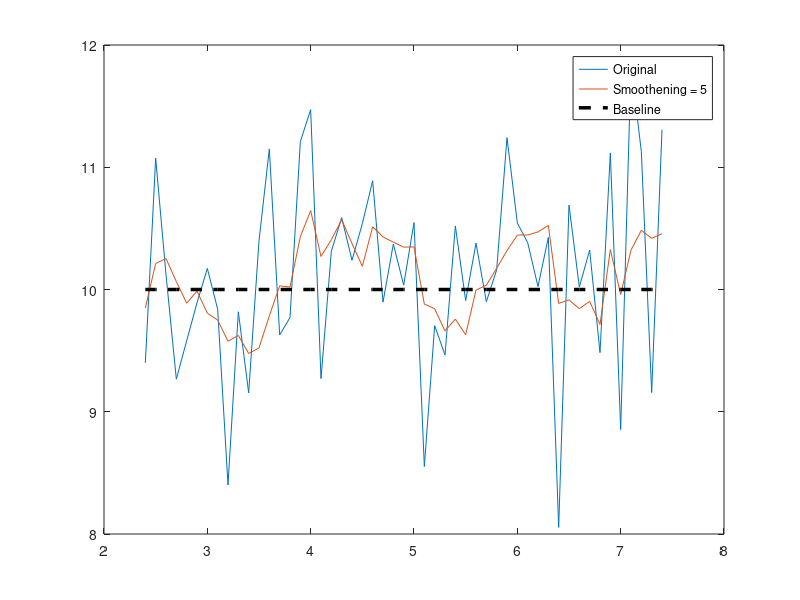
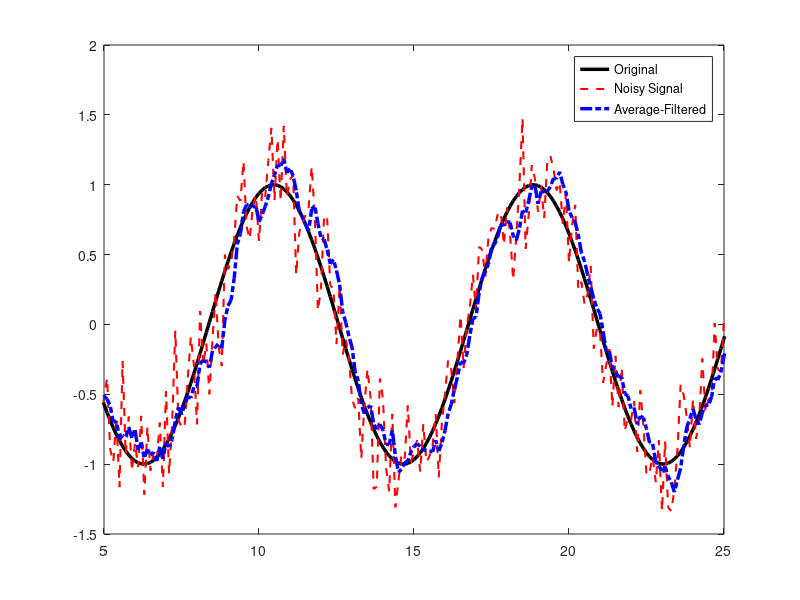

Source code (MATLAB) for these figures, in order: (Note: this script raises an error after producing the figures.)
% % % % % % % % % % % % % % % % % % % % % % % % % % % % % % % % % % % % % 
% RISE HIGH Data Science: Signal Processing Tutorial (Octave)
%
% Path to '.../audioFunctions/' must be added [addpath('.../audioFunctions/')]
%
% Authors: Jason T. Smith, Chris Wiedeman & Robert Culibrk (RPI)
% Spring 2020 - **THIS VERSION FOR EA USE**
% % % % % % % % % % % % % % % % % % % % % % % % % % % % % % % % % % % % %

%% Sampling

% % Load Octave's "statistics" & "signal" packages
pkg load statistics 
pkg load signal 

% % % % % % % % % % % % % % % % % % % % % % % % % % % % % % % % % % % % % % % %
% SAMPLING RATE ** Insert Rob's part **


% % % % % % % % % % % % % % % % % % % % % % % % % % % % % % % % % % % % % % % %

%% Noise Filtering - **ROLLING AVERAGE FILTER**

t = (0:.1:10); % 101 values between [0,10]
data = normrnd(10,.75,[size(t) 1]); % y-values w/ noise (centered around 10)

% Rolling average with filter length = 5;
f = 1/5*ones(5,1);
dataFiltered = filter(f,1,data); % Apply filter with 'filter()' function

% Plot overlay of rolling average filter (length = 5)
figure; plot(t(25:75), data(25:75));
hold on; plot(t(25:75), dataFiltered(25:75));
hold on; plot(t(25:75), ones(size(t(25:75))).*10, '--k', 'LineWidth', 2.5);
ylim([8 12]);
legend('Original','Smoothening = 5', 'Baseline');

%% % % % % % % Problem #2: % % % % % % 
% - What happens to the noisy data when the length of the filter increases?
% - Do you think there is an upper limit to how long an average filter should be?
% If so, why?
% - Plot the data with a filter of length 20. Explain what you see in words.

%% Waveform Filtering - **ROLLING AVERAGE FILTER**

x1 = (0:.1:30); % 301 values between [0,10]
yN = normrnd(0,.25,[size(x1) 1]); % Random noise
freq = .75;
y1 = sin(x1.*freq); %
y1N = y1+yN;
figure; plot(x1(25:end-25),y1(25:end-25), '-k', 'LineWidth', 2.5);
hold on;
plot(x1(25:end-25),y1N(25:end-25), '--r', 'LineWidth', 1.5);
f = 1/5*ones(5,1);
out1 = filter(f,1,y1N);
hold on; plot(x1(25:end-25),out1(25:end-25), '-.b', 'LineWidth', 2.5);
legend('Original','Noisy Signal','Average-Filtered');
xlim([5 25]);

% % % % % % % % % % % % % % % % % % % % % % % % % % % % % % % % % % % % %

% Placeholder of sorts. This section is an example of using the above concept
% for biosignal data (NIH, open source). We should discuss how to bring biosignals
% into this in the most engaging way and when in the module it should be done.

load 'bioData'

f = 1/5*ones(5,1);
out1 = filter(f,1,val);
f = 1/10*ones(10,1);
out2 = filter(f,1,val);

figure; plot((25:1025), val(25:1025), 'LineWidth', 2.5);
hold on; plot((25:1025), out1(25:1025), '--', 'LineWidth', 2.5);
hold on; plot((25:1025), out2(25:1025), '-.', 'LineWidth', 2.5);
legend('Original','Filter (length = 5)', 'Filter (length = 10)');
xlim([25 1000])
ylabel('intensity')

##% Filtering a noisy sinusoid
##x1 = (0:.1:30); % 301 values between [0,10]
##yN = normrnd(0,.25,[size(x1) 1]); % Random noise
##freq = .75;
##y1 = sin(x1.*freq); %
##y1N = y1+yN;
##figure; plot(x1(25:end-25),y1(25:end-25), '-k', 'LineWidth', 2.5);
##hold on;
##plot(x1(25:end-25),y1N(25:end-25), '--r', 'LineWidth', 1.5);
##f = 1/5*ones(5,1);
##out1 = filter(f,1,y1N);
##hold on; plot(x1(25:end-25),out1(25:end-25), '-.b', 'LineWidth', 2.5);
##legend('Original','Noisy Signal','Average-Filtered');
##xlim([5 25]);


% % % % % % % % % % % % % % % % % % % % % % % % % % % % % % % % % % % % %
% Filtering Signals Part #2: Waves

% Example: Single sinusoid

fs = 20000;
t = 0:1/fs:5-1/fs;

freq1 = 10;
signal1 = sin(freq1*(2*pi)*t);
signalTotal = signal1;
figure; plot(t,signal1,'r','LineWidth', 1.5);
xlim([0 1])

freq = fft(signalTotal); % Go from sinusoid to frequency!
n = length(freq);
f = linspace(0,fs-1/n,n);
figure()
plot(f(1:end/2+1),abs(freq(1:end/2+1)), 'k', 'LineWidth', 2.5)
axis([0 25]);
title('Frequency Domain of Audio');
xlabel('Frequency(Hz)');
ylabel('Relative Amplitude');

% % % % % % % % Contribution example % % % % % % % % %

fs = 20000;
t = 0:1/fs:5-1/fs;

freq1 = 10;
freq2 = 15; % value lower than freq1
% Two sinusoids...
signal1 = sin(freq1*(2*pi)*t);
signal2 = sin(freq2*(2*pi)*t).*0.25; % *MULTIPLY BY 1/4*
signalTotal = signal1 + signal2; % Sum of two waves!
figure; plot(t,signalTotal,'r','LineWidth', 1.5);
xlim([0 1])

freq = fft(signalTotal); % Go from sinusoid to frequency!
n = length(freq);
f = linspace(0,fs-1/n,n);
figure()
plot(f(1:end/2+1),abs(freq(1:end/2+1)), 'k', 'LineWidth', 2.5)
axis([0 25]);
title('Frequency Domain of Audio');
xlabel('Frequency(Hz)');
ylabel('Relative Amplitude');

%% **Use ten-signal example here**

% % % % % % % DISCUSSION: % % % % % % % %
% Why does frequency representation of signals matter for filtering?


% % % % % % % FILTERING WITH FREQUENCY! % % % % % 
%% LOWPASS SIMPLE EXAMPLE

fs = 20000;
t = 0:1/fs:5-1/fs;

freq1 = 3; % signal #1 frequency
freq2 = 10; % signal #2 frequency
signal1 = sin(freq1*(2*pi)*t);
signal2 = sin(freq2*(2*pi)*t);
signalTotal = signal1 + signal2; % Add both signals together

fc = 5; % filter cutoff point
filtered_signal = do_filter(signalTotal, fs, 'lowpass', fc ); % 'lowpass' filter

% Plot total and filtered signals
figure; plot(t,signalTotal,'-k','LineWidth', 2.5);
hold on; plot(t,filtered_signal,'--r','LineWidth', 2);
xlim([0 1])
% hold on; plot(t,signal1,'-b','LineWidth', 1.5);


%% BANDPASS (TRI-SIGNAL)

fs = 20000;
t = 0:1/fs:5-1/fs;

freq1 = 2;
freq2 = 10;
freq3 = 25;
signal1 = sin(freq1*(2*pi)*t);
signal2 = sin(freq2*(2*pi)*t).*.75;
signal3 = sin(freq3*(2*pi)*t).*.5;
signalTotal = signal1 + signal2 + signal3;

n = length(audio);
f = linspace(0,fs-1/n,n);

fc = [8 12]; % Isolate 'signal2'
filtered_signal = do_filter(signalTotal, fs, 'bandpass', fc);
figure; plot(t,signalTotal,'-.m','LineWidth', 1.5);
hold on; plot(t,filtered_signal,'--b','LineWidth', 1.5);
##hold on; plot(t,signal2,'-g','LineWidth', 3.5); % Uncomment and plot to compare
xlim([0 1]);


%% BANDSTOP (TRI-SIGNAL)

fs = 20000;
t = 0:1/fs:5-1/fs;

freq1 = 1;
freq2 = 3;
freq3 = 5;
signal1 = sin(freq1*(2*pi)*t).*.25;
signal2 = sin(freq2*(2*pi)*t);
signal3 = sin(freq3*(2*pi)*t).*.25;
signalTotal = signal1 + signal2 + signal3;

n = length(signalTotal);
f = linspace(0,fs-1/n,n);

fc = [2 4];
filtered_signal = do_filter(signalTotal, fs, 'bandstop', fc);
figure; plot(t,signalTotal,'-.m','LineWidth', 1.5);
hold on; plot(t,filtered_signal,'--b','LineWidth', 1.5);
##hold on; plot(t,signal1 + signal3,'-g','LineWidth', 3.5); % Uncomment and plot to compare
xlim([0 1]);


%% % % % % % % DISCUSSION: DIFFERENT TYPES OF FILTERS % % % % % % 


% Next: Sound waves






